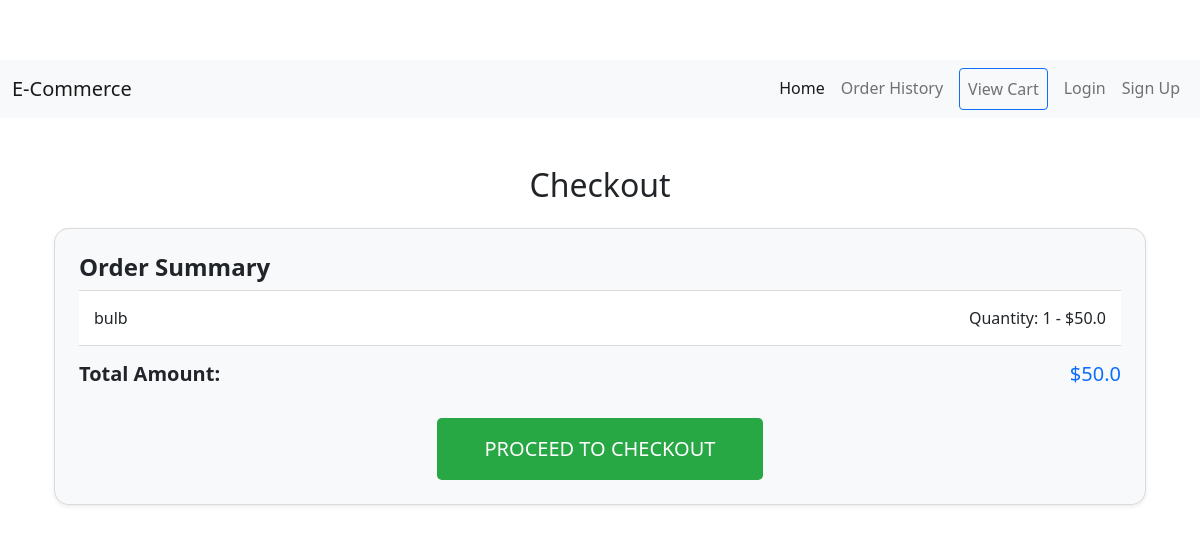
The app's page /create-checkout-session/2, older data.
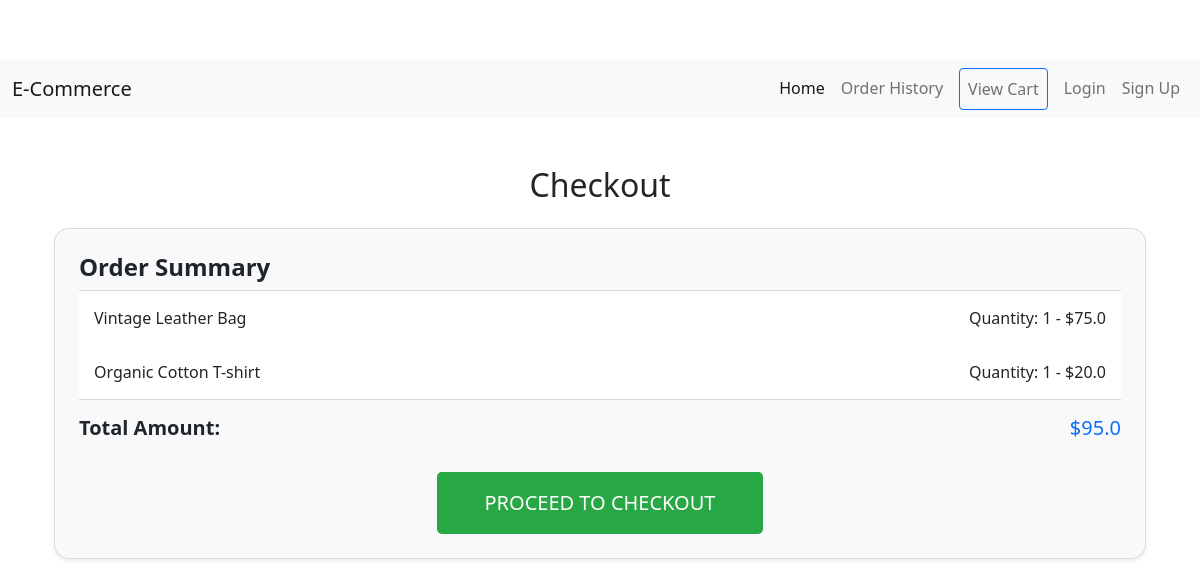
The same page, newer data.
### model.py (models this page shows)
class OrderItem(db.Model):
    __tablename__ = 'order_items'
    id: Mapped[int] = mapped_column(Integer, primary_key=True)
    order_id: Mapped[int] = mapped_column(Integer, db.ForeignKey('orders.id'))
    product_id: Mapped[int] = mapped_column(Integer, db.ForeignKey('products.id'))
    quantity: Mapped[int] = mapped_column(Integer, nullable=False)
    price: Mapped[float] = mapped_column(Float, nullable=False)
    order = relationship('Order', back_populates='items')
    product = relationship('Product', back_populates='order_items')

class Product(db.Model):
    __tablename__ = 'products'
    id: Mapped[int] = mapped_column(Integer, primary_key=True)
    name: Mapped[str] = mapped_column(String(250), unique=True, nullable=False)
    stocks: Mapped[int] = mapped_column(Integer, nullable=False)
    description: Mapped[str] = mapped_column(String(300), nullable=False)
    detail: Mapped[str] = mapped_column(String(250), nullable=False)
    category_id: Mapped[int] = mapped_column(Integer, db.ForeignKey('categories.id'))
    price: Mapped[int] = mapped_column(Integer, nullable=False)
    image_url: Mapped[str] = mapped_column(String(250), nullable=True)
    category = relationship('Category', back_populates='products')
    order_items = relationship('OrderItem', back_populates='product')
    cart_items = relationship('CartItem', back_populates='product')

class Order(db.Model):
    __tablename__ = 'orders'
    id: Mapped[int] = mapped_column(Integer, primary_key=True)
    user_id: Mapped[int] = mapped_column(Integer, db.ForeignKey('users.id'))
    order_date: Mapped[datetime] = mapped_column(DateTime, default=datetime.utcnow)
    total_amount: Mapped[float] = mapped_column(Float, nullable=False)
    status: Mapped[str] = mapped_column(String, nullable='False')
    user = relationship('User', back_populates='orders')
    items = relationship('OrderItem', back_populates='order')
    payment = relationship('Payment', uselist=False, back_populates='order')

### main.py (the view)
@app.route('/create-checkout-session/<int:order_id>', methods=['GET', 'POST'])
def create_checkout(order_id):
    if request.method == 'POST':
        session_url = create_checkout_session(order_id)
        if session_url:
            print(f"Redirecting to: {session_url}")
            return redirect(session_url)
        else:
            flash("Checkout session creation failed.", "danger")
            return redirect(url_for('cart'))
    else:
        order = Order.query.get(order_id)
        if order:
            return render_template('checkout.html', order=order)
        else:
            flash("Order not found.", "danger")
            return redirect(url_for('cart'))

### templates/checkout.html (shortened to what this page needs)
{% extends "base.html" %}
{% block content %}
<div class="container mt-5">
    <h2 class="text-center mb-4">Checkout</h2>
    {% if order %}
    <div class="card shadow-sm p-4 mb-4">
        <h3 class="card-title">Order Summary</h3>
        <ul class="list-group list-group-flush">
            {% for item in order.items %}
            <li class="list-group-item d-flex justify-content-between">
                <span>{{ item.product.name }}</span>
                <span>Quantity: {{ item.quantity }} - ${{ item.price * item.quantity }}</span>
            </li>
            {% endfor %}
        </ul>
        <div class="d-flex justify-content-between mt-3">
            <h5><strong>Total Amount:</strong></h5>
            <h5 class="text-primary">${{ order.total_amount }}</h5>
        </div>
        <div class="d-flex justify-content-center mt-4">
            <form action="{{ url_for('create_checkout', order_id=order.id) }}" method="POST">
                <button type="submit" class="btn btn-success btn-lg px-5 py-3 w-100 w-md-auto transition-all">Proceed to Checkout</button>
            </form>
        </div>
    </div>
    {% else %}
    <div class="alert alert-danger" role="alert">
        Your order is invalid or not found. Please try again.
    </div>
    {% endif %}
</div>
{% endblock %}

Row changes from the older to the newer data that the page shows:
no longer on this page (row edited): OrderItem: product.name "bulb", quantity "1", item.price*item.quantity "50.0"
now on this page (row edited): OrderItem: product.name "Vintage Leather Bag", quantity "1", item.price*item.quantity "75.0"
now on this page (row edited): OrderItem: product.name "Organic Cotton T-shirt", quantity "1", item.price*item.quantity "20.0"
changed Order: total_amount "50.0" → "95.0"
